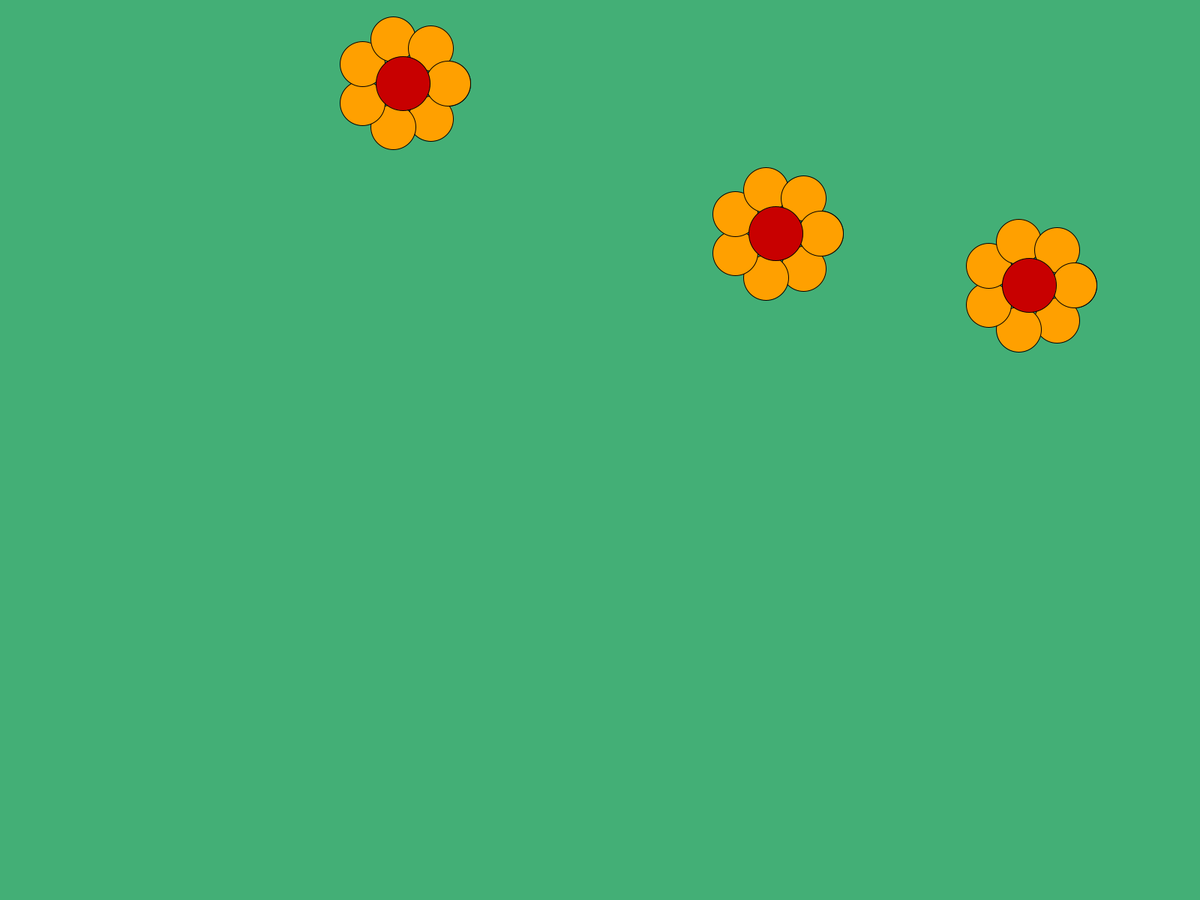
Frame 1 (no input)
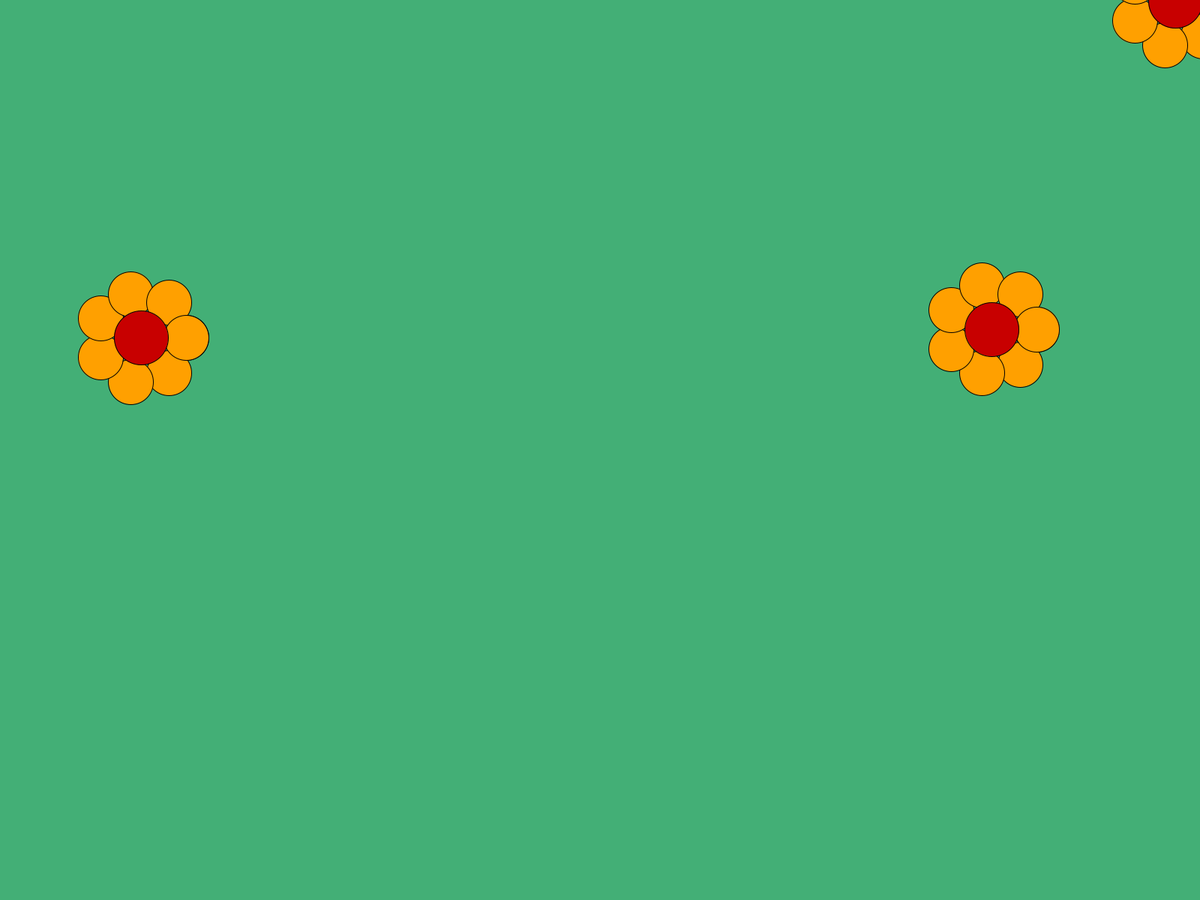
Frame 60 (the mouse pressed at the canvas centre just before this capture)
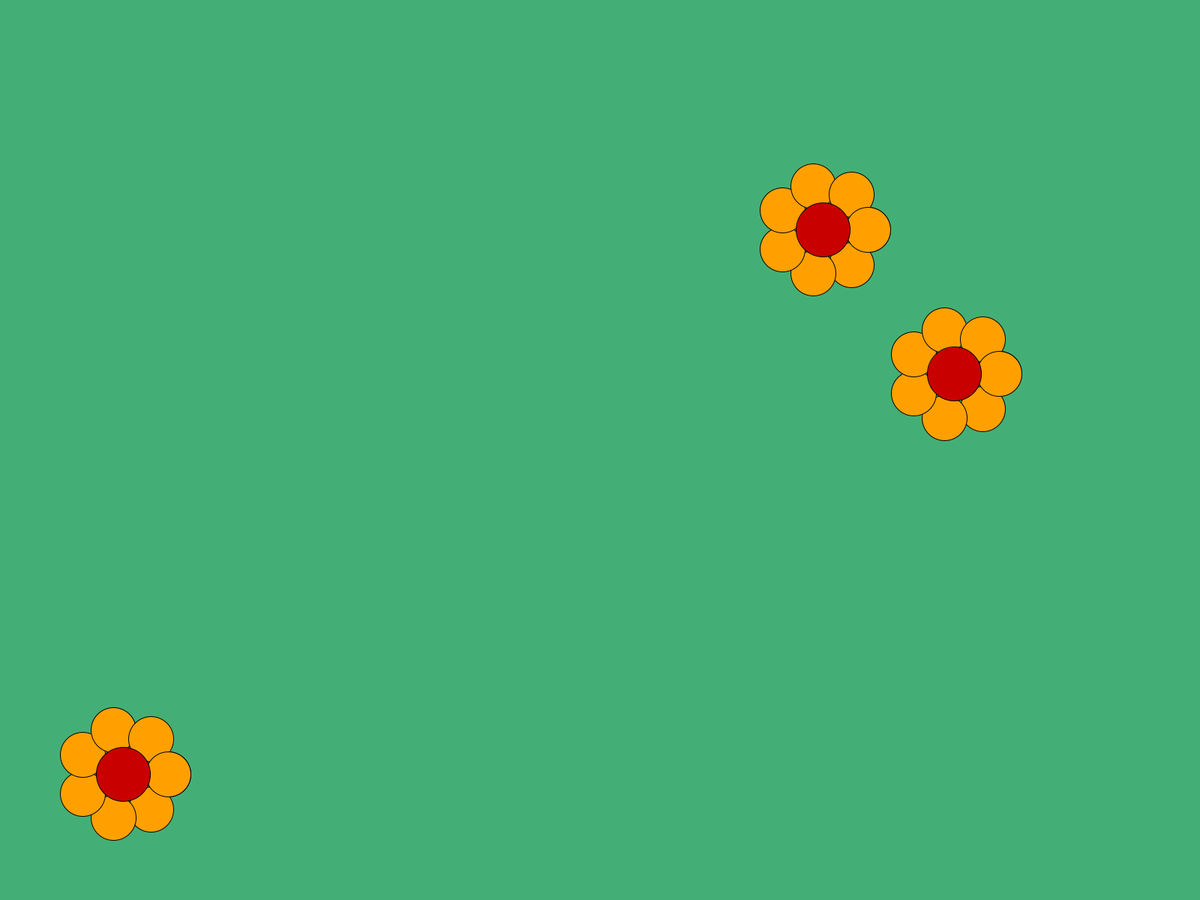
Frame 120 (the mouse held since frame 60 and released just before this capture)

The Processing sketch that drew these frames (run headless with seeded random() and noise(); from frame 60 on, the mouse is pressed at the canvas centre):

// Processing sketch: flowerObject
// ── flowerObject.pde
Flower myFlower1;  // the first instance of the Flower class
Flower myFlower2;
Flower myFlower3;

void setup() {

  size(1600, 1200);

  int _r1 = 60;
  int _petals = 7;
  int _pc = #FFA000;


  myFlower1 = new Flower(_r1, _petals, random(0,width), random(0,height), _pc, random(-10, 10), random(-10, 10));
  myFlower2 = new Flower(_r1, _petals, random(0,width), random(0,height), _pc, random(-10, 10), random(-10, 10));
  myFlower3 = new Flower(_r1, _petals, random(0,width), random(0,height), _pc, random(-10, 10), random(-10, 10));
} 

void draw() {

  background(#43AF76);

  myFlower1.displayFlower();
  myFlower2.displayFlower();
  myFlower3.displayFlower();

  myFlower1.move();
  myFlower2.move();
  myFlower3.move();

  myFlower1.bounceX();
  myFlower2.bounceX();
  myFlower3.bounceX();

  myFlower1.bounceY();
  myFlower2.bounceY();
  myFlower3.bounceY();
  
  myFlower1.overlap(myFlower3);

}

// ── FlowerClass.pde
class Flower {

  float xSpeed;
  float ySpeed;
  float x; 
  float y;       
  float r;       // radius of the flower petal
  int nPetals;  // number of petals 
  int petalColor;//hexadecimal number for the color of petals

  Flower(float temp_r, int temp_n_petals, float temp_x, float temp_y, int temp_petalColor, float x_speed, float y_speed) {
    r = temp_r;
    nPetals = temp_n_petals;
    x = temp_x;
    y = temp_y;
    petalColor = temp_petalColor;
    xSpeed = x_speed;
    ySpeed = y_speed;
  }

  //Draws the flower
  void displayFlower () {

    float ballX;
    float ballY;

    fill(petalColor);

    for (float i = 0; i < PI * 2; i += 2 * PI / nPetals) {
      ballX = x + r * cos(i);
      ballY = y + r * sin(i);
      ellipse(ballX, ballY, r, r);
    }

    fill(200, 0, 0);
    ellipse(x, y, r * 1.2, r * 1.2);
  }

  void move() {
    this.x += this.xSpeed;
    this.y += this.ySpeed;
  }
  
  boolean overlap(Flower otherFlower) { 
    if (dist(x, y, otherFlower.x , otherFlower.y) < (r+(otherFlower.r*2)));
    {
      return true;
    }
  }  
  
  void bounceX() {
    if (x >= width || x <= 0) {
      xSpeed *= -1;
    }
  }
  void bounceY() {
   if (y >= height || y <= 0) {
      ySpeed *= -1;
    }
  }
}
